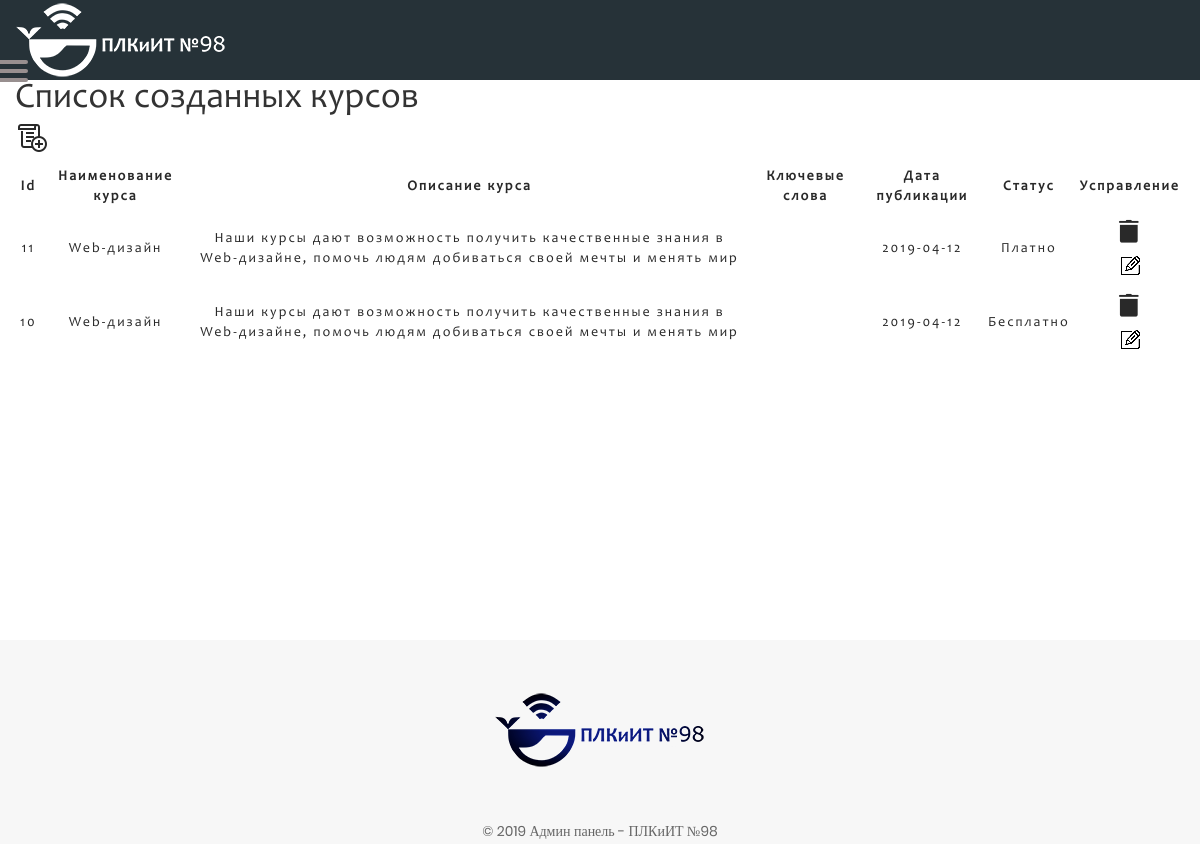
Page /admingroup/courseslist.php (signed in) on the committed database.
### tables this page shows
CREATE TABLE `courses_tbl` (
  `id` int(11) NOT NULL,
  `courses_name` varchar(300) NOT NULL,
  `somename` varchar(300) NOT NULL,
  `courses_keywords` varchar(150) NOT NULL,
  `courses_text` text NOT NULL,
  `courses_date` date NOT NULL,
  `courses_free` int(11) NOT NULL
);

### admingroup/courseslist.php (the view, shortened to what this page needs)
<?php
    if ( isset( $_SESSION['id'] ) ) {
    	require_once"header.php";
    ?>
<div class="container">
    <div class="row">
        <main id="main" style="min-height: 80vh">
            <h1>Список созданных курсов</h1>
            <a href="addcourses.php" class="new_pages_btn">
                <div class="creat_new_page"></div>
            </a>
            <div class="col">
                <?php
                    $num = 20;
                    @$page = $_GET['page'];
                    $page = intval($page);
                    if(empty($page) or $page < 0) $page = 1;
                    $start = $page * $num - $num;
                    ?>
                <table>
                    <tr>
                        <td class="page_td" ><strong>Id</strong></td>
                        <td class="page_td" ><strong>Наименование курса</strong></td>
                        <td class="page_td" ><strong>Описание курса</strong></td>
                        <td class="page_td" ><strong>Ключевые слова</strong></td>
                        <td class="page_td" ><strong>Дата публикации</strong></td>
                        <td class="page_td" ><strong>Статус</strong></td>
                        <td class="page_td" ><strong>Усправление</strong></td>
                    </tr>
                    <?php
                        $sql = mysql_query("select * from `courses_tbl` order by `id` desc limit $start, $num");
                        while ($row = mysql_fetch_array($sql)){
                        				?>
                    <tr>
                        <td class="page_td" ><?php echo $row["id"];?></td>
                        <td class="page_td" ><?php echo $row["courses_name"];?></td>
                        <td class="page_td" ><?php echo $row["courses_text"];?></td>
                        <td class="page_td" ><?php echo $row["courses_keywords"];?></td>
                        <td class="page_td" ><?php echo $row["courses_date"];?></td>
                        <td class="page_td" ><?php if($row["courses_free"] == 1){echo "Бесплатно";}else{echo "Платно";}?></td>
                        <td class="page_td" >
                            <a href="deletecourses.php?pages_id=<?php echo $row["id"]; ?>" onclick="alert('Вы точно хотите удалить данный курс?')">
                                <div class="delete_pages"></div>
                            </a>
                            <a href="editcourses.php?post_id=<?php echo $row["id"]; ?>">
                                <div class="edit_pages"></div>
                            </a>
                        </td>
                    </tr>
                    <?php
                        }
                        ?>
                </table>
            </div>
        </main>
    </div>
</div>
<?php
    require_once"footer.php";
    } else {
    header("Location: index.php");
}
    ?>

### admingroup/style/style.css (style rules this page uses)
* { margin: 0; padding: 0; }

### admingroup/style/other.css (style rules this page uses)
#main { background: #fff; font-family: CANDARA; }
table { margin:10px auto; }
.page_td { text-align: center; padding: 5px; font-family: CANDARA; font-size: 14px; color: #292929; letter-spacing: 2px; }
.creat_new_page { width: 32px; height: 32px; background: url("../images/add.png") no-repeat; }
.delete_pages { width: 32px; height: 32px; margin: 0 auto; background: url("../images/delete.png"); }
.edit_pages { margin: 0 auto; width: 32px; height: 32px; background: url("../images/edit.png"); }

### admingroup/css/main.css (style rules this page uses)
a { font-family: Poppins-Regular; font-size: 14px; line-height: 1.7; color: #666666; margin: 0px; transition: all 0.4s; -webkit-transition: all 0.4s; -o-transition: all 0.4s; -moz-transition: all 0.4s; }
h1,h2,h3,h4,h5,h6 { margin: 0px; }

### rows in the picture
courses_tbl: id "11", courses_name "Web-дизайн", courses_text "Наши курсы дают возможность получить качественные знания в Web-дизайне, помочь людям добиваться своей мечты и менять мир", courses_date "2019-04-12", courses_free "Платно"
courses_tbl: id "10", courses_name "Web-дизайн", courses_text "Наши курсы дают возможность получить качественные знания в Web-дизайне, помочь людям добиваться своей мечты и менять мир", courses_date "2019-04-12", courses_free "Бесплатно"
